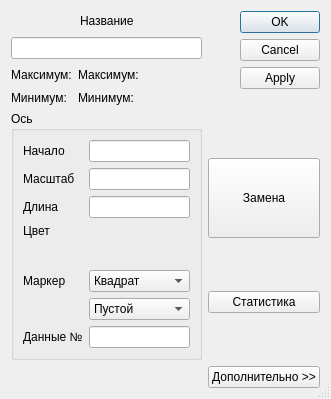
<?xml version="1.0" encoding="UTF-8"?>
<ui version="4.0">
 <class>GAxe_dialog</class>
 <widget class="QDialog" name="GAxe_dialog">
  <property name="geometry">
   <rect>
    <x>0</x>
    <y>0</y>
    <width>306</width>
    <height>389</height>
   </rect>
  </property>
  <property name="windowTitle">
   <string>Настройка осей</string>
  </property>
  <property name="sizeGripEnabled">
   <bool>true</bool>
  </property>
  <layout class="QGridLayout" name="gridLayout_3">
   <item row="0" column="1">
    <widget class="QDialogButtonBox" name="buttonBox">
     <property name="layoutDirection">
      <enum>Qt::RightToLeft</enum>
     </property>
     <property name="orientation">
      <enum>Qt::Vertical</enum>
     </property>
     <property name="standardButtons">
      <set>QDialogButtonBox::Apply|QDialogButtonBox::Cancel|QDialogButtonBox::Ok</set>
     </property>
    </widget>
   </item>
   <item row="4" column="1">
    <widget class="QPushButton" name="pushButton_Additional">
     <property name="text">
      <string>Дополнительно &gt;&gt;</string>
     </property>
    </widget>
   </item>
   <item row="0" column="0">
    <layout class="QVBoxLayout" name="verticalLayout_2">
     <item>
      <layout class="QVBoxLayout" name="verticalLayout">
       <item>
        <layout class="QHBoxLayout" name="horizontalLayout">
         <item>
          <spacer name="horizontalSpacer">
           <property name="orientation">
            <enum>Qt::Horizontal</enum>
           </property>
           <property name="sizeHint" stdset="0">
            <size>
             <width>40</width>
             <height>20</height>
            </size>
           </property>
          </spacer>
         </item>
         <item>
          <widget class="QLabel" name="label">
           <property name="text">
            <string>Название</string>
           </property>
          </widget>
         </item>
         <item>
          <spacer name="horizontalSpacer_2">
           <property name="orientation">
            <enum>Qt::Horizontal</enum>
           </property>
           <property name="sizeHint" stdset="0">
            <size>
             <width>40</width>
             <height>20</height>
            </size>
           </property>
          </spacer>
         </item>
        </layout>
       </item>
       <item>
        <widget class="QLineEdit" name="lineEdit_Name">
         <property name="alignment">
          <set>Qt::AlignCenter</set>
         </property>
        </widget>
       </item>
       <item>
        <layout class="QGridLayout" name="gridLayout_2">
         <item row="0" column="0">
          <widget class="QLabel" name="label_2">
           <property name="text">
            <string>Максимум:</string>
           </property>
          </widget>
         </item>
         <item row="1" column="0">
          <widget class="QLabel" name="label_3">
           <property name="text">
            <string>Минимум:</string>
           </property>
          </widget>
         </item>
         <item row="1" column="1">
          <widget class="QLabel" name="label_Min">
           <property name="text">
            <string>Минимум:</string>
           </property>
          </widget>
         </item>
         <item row="0" column="1">
          <widget class="QLabel" name="label_Max">
           <property name="text">
            <string>Максимум:</string>
           </property>
          </widget>
         </item>
         <item row="0" column="2">
          <spacer name="horizontalSpacer_3">
           <property name="orientation">
            <enum>Qt::Horizontal</enum>
           </property>
           <property name="sizeHint" stdset="0">
            <size>
             <width>40</width>
             <height>20</height>
            </size>
           </property>
          </spacer>
         </item>
         <item row="2" column="1">
          <spacer name="verticalSpacer_2">
           <property name="orientation">
            <enum>Qt::Vertical</enum>
           </property>
           <property name="sizeHint" stdset="0">
            <size>
             <width>20</width>
             <height>40</height>
            </size>
           </property>
          </spacer>
         </item>
        </layout>
       </item>
      </layout>
     </item>
    </layout>
   </item>
   <item row="2" column="1">
    <layout class="QVBoxLayout" name="verticalLayout_3">
     <item>
      <widget class="QPushButton" name="pushButton_Replace">
       <property name="minimumSize">
        <size>
         <width>0</width>
         <height>80</height>
        </size>
       </property>
       <property name="text">
        <string>Замена</string>
       </property>
      </widget>
     </item>
     <item>
      <widget class="QPushButton" name="pushButton_Stat">
       <property name="text">
        <string>Статистика</string>
       </property>
      </widget>
     </item>
    </layout>
   </item>
   <item row="4" column="0">
    <spacer name="verticalSpacer">
     <property name="orientation">
      <enum>Qt::Vertical</enum>
     </property>
     <property name="sizeHint" stdset="0">
      <size>
       <width>20</width>
       <height>40</height>
      </size>
     </property>
    </spacer>
   </item>
   <item row="2" column="0">
    <widget class="QGroupBox" name="groupBox">
     <property name="title">
      <string>Ось</string>
     </property>
     <layout class="QVBoxLayout" name="verticalLayout_4">
      <item>
       <layout class="QGridLayout" name="gridLayout">
        <item row="3" column="0">
         <widget class="QLabel" name="label_7">
          <property name="text">
           <string>Цвет</string>
          </property>
          <property name="alignment">
           <set>Qt::AlignLeading|Qt::AlignLeft|Qt::AlignTop</set>
          </property>
         </widget>
        </item>
        <item row="0" column="0">
         <widget class="QLabel" name="label_4">
          <property name="text">
           <string>Начало</string>
          </property>
         </widget>
        </item>
        <item row="1" column="1">
         <widget class="QLineEdit" name="lineEdit_Scale">
          <property name="alignment">
           <set>Qt::AlignRight|Qt::AlignTrailing|Qt::AlignVCenter</set>
          </property>
         </widget>
        </item>
        <item row="2" column="0">
         <widget class="QLabel" name="label_6">
          <property name="text">
           <string>Длина</string>
          </property>
         </widget>
        </item>
        <item row="1" column="0">
         <widget class="QLabel" name="label_5">
          <property name="text">
           <string>Масштаб</string>
          </property>
         </widget>
        </item>
        <item row="3" column="1">
         <widget class="ColorButton" name="pushButton_Color" native="true">
          <property name="minimumSize">
           <size>
            <width>0</width>
            <height>40</height>
           </size>
          </property>
          <property name="text" stdset="0">
           <string>PushButton</string>
          </property>
         </widget>
        </item>
        <item row="0" column="1">
         <widget class="QLineEdit" name="lineEdit_Min">
          <property name="alignment">
           <set>Qt::AlignRight|Qt::AlignTrailing|Qt::AlignVCenter</set>
          </property>
         </widget>
        </item>
        <item row="2" column="1">
         <widget class="QLineEdit" name="lineEdit_Length">
          <property name="alignment">
           <set>Qt::AlignRight|Qt::AlignTrailing|Qt::AlignVCenter</set>
          </property>
         </widget>
        </item>
        <item row="6" column="1">
         <widget class="QLineEdit" name="lineEdit_Buffer">
          <property name="alignment">
           <set>Qt::AlignRight|Qt::AlignTrailing|Qt::AlignVCenter</set>
          </property>
         </widget>
        </item>
        <item row="6" column="0">
         <widget class="QLabel" name="label_9">
          <property name="text">
           <string>Данные №</string>
          </property>
         </widget>
        </item>
        <item row="4" column="0">
         <widget class="QLabel" name="label_8">
          <property name="text">
           <string>Маркер</string>
          </property>
         </widget>
        </item>
        <item row="5" column="1">
         <widget class="QComboBox" name="comboStyle">
          <item>
           <property name="text">
            <string>Пустой</string>
           </property>
          </item>
          <item>
           <property name="text">
            <string>Сплошной</string>
           </property>
          </item>
          <item>
           <property name="text">
            <string>С контуром</string>
           </property>
          </item>
         </widget>
        </item>
        <item row="4" column="1">
         <widget class="QComboBox" name="comboType">
          <item>
           <property name="text">
            <string>Квадрат</string>
           </property>
          </item>
          <item>
           <property name="text">
            <string>Круг</string>
           </property>
          </item>
          <item>
           <property name="text">
            <string>Треугольник</string>
           </property>
          </item>
          <item>
           <property name="text">
            <string>Крест</string>
           </property>
          </item>
          <item>
           <property name="text">
            <string>Звездочка</string>
           </property>
          </item>
         </widget>
        </item>
       </layout>
      </item>
     </layout>
    </widget>
   </item>
  </layout>
 </widget>
 <customwidgets>
  <customwidget>
   <class>ColorButton</class>
   <extends>QWidget</extends>
   <header>colorbutton.h</header>
  </customwidget>
 </customwidgets>
 <tabstops>
  <tabstop>lineEdit_Name</tabstop>
  <tabstop>lineEdit_Min</tabstop>
  <tabstop>lineEdit_Scale</tabstop>
  <tabstop>lineEdit_Length</tabstop>
  <tabstop>comboType</tabstop>
  <tabstop>comboStyle</tabstop>
  <tabstop>lineEdit_Buffer</tabstop>
  <tabstop>pushButton_Replace</tabstop>
  <tabstop>pushButton_Stat</tabstop>
  <tabstop>pushButton_Additional</tabstop>
  <tabstop>pushButton_Color</tabstop>
 </tabstops>
 <resources/>
 <connections>
  <connection>
   <sender>buttonBox</sender>
   <signal>accepted()</signal>
   <receiver>GAxe_dialog</receiver>
   <slot>accept()</slot>
   <hints>
    <hint type="sourcelabel">
     <x>248</x>
     <y>254</y>
    </hint>
    <hint type="destinationlabel">
     <x>157</x>
     <y>274</y>
    </hint>
   </hints>
  </connection>
  <connection>
   <sender>buttonBox</sender>
   <signal>rejected()</signal>
   <receiver>GAxe_dialog</receiver>
   <slot>reject()</slot>
   <hints>
    <hint type="sourcelabel">
     <x>316</x>
     <y>260</y>
    </hint>
    <hint type="destinationlabel">
     <x>286</x>
     <y>274</y>
    </hint>
   </hints>
  </connection>
 </connections>
</ui>
